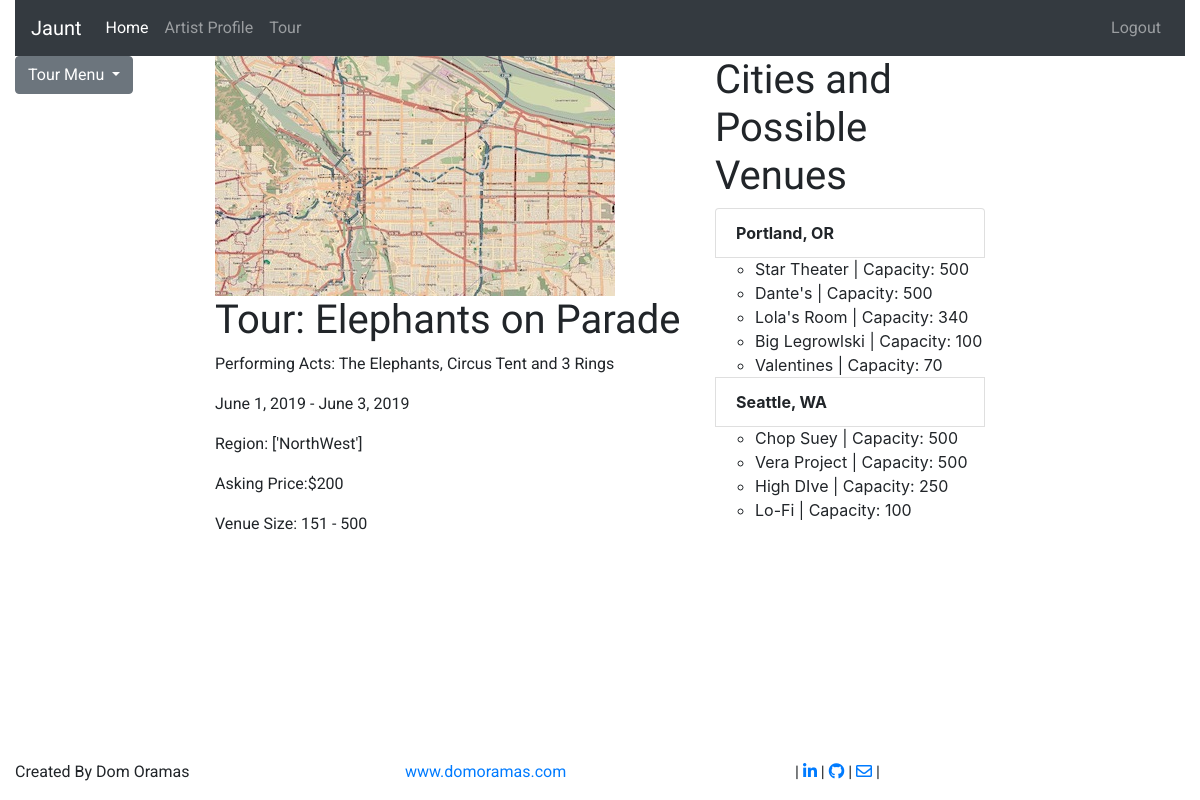
The page /tours/35/ (signed in) on the database its author committed.
### tours/models.py (models this page shows, shortened)
class Tour(models.Model):
  artist = models.ForeignKey(ArtistProfile, on_delete=models.CASCADE)
  tour_name = models.CharField(max_length= 200)
  performers = models.CharField(max_length= 200)
  guarantee = models.IntegerField()
  door_split = models.BooleanField(default=False)
  hotel_needed = models.BooleanField(default= False)
  venue_size = models.CharField(max_length= 20)
  date_start = models.DateField()
  date_end = models.DateField()
  region = models.CharField(max_length= 20)
  tour_pic= models.IntegerField(null=True, blank=True)
  city_list= models.TextField()

class City(models.Model):
  region = models.ForeignKey(Region, on_delete= models.CASCADE)
  city = models.CharField(max_length= 20)
  state = models.CharField(max_length = 2)
  priority = models.IntegerField()
  class Meta:
    verbose_name_plural = "Cities"

class Venue(models.Model):
  city = models.ForeignKey(City, on_delete= models.CASCADE)
  name = models.CharField(max_length= 30)
  capacity = models.IntegerField()
  address= models.CharField(max_length = 200, null=True, blank=True)

### tours/views.py (the view)
# urls.py: path('<int:pk>/', views.TourView.as_view(), name='tours_detail'),
class TourView(LoginRequiredMixin, DetailView):
  model = Tour
  template_name = "tours_detail.html"
  def get_context_data(self, **kwargs):
    context = super().get_context_data(**kwargs)
    cities = ast.literal_eval(self.object.city_list)
    context["cities"] = [City.objects.get(city= city[0]) for city in cities]
    return context

### templates/tours_detail.html (shortened to what this page needs)
{% extends 'base.html' %}
{% load static %}
{% block content %}
{% if user.is_authenticated %}
<div class = "row">
  <div class="col-2 bd-sidebar">
    <div class="dropdown">
  <a class="btn btn-secondary dropdown-toggle" href="#" role="button" id="dropdownMenuLink" data-toggle="dropdown" aria-haspopup="true" aria-expanded="false">
   Tour Menu
  </a>
</div>
  </div>
  <div class=" col-5 bd-content">
    <img src ="{% static 'images/street_map.jpg' %}" alt= "street map">
    <h1 class="bd-title">Tour: {{tour.tour_name}}</h1>
    <p class= "bd-lead">Performing Acts: {{tour.performers}}</p>
    <p class= "bd-lead">{{tour.date_start}} - {{tour.date_end}}</p>
    <p class= "bd-lead">Region: {{tour.region}} </p>
    <p class= "bd-lead">Asking Price:${{tour.guarantee}} </p>
    <p class= "bd-lead">Venue Size: {{tour.venue_size}} </p>
  </div>
      {% else %}
        <p>You are not logged in</p>
        <a href="{% url 'login' %}">login</a> |
        <a href="{% url 'signup' %}">sign up</a>
      {% endif %}
  <div class=" col-3 bd-content">
    <h1>Cities and Possible Venues</h1>
    <ul class="list-group list-group flush">
  {% for city in cities %}
    <li class="list-group-item"><strong> {{city.city}}, {{city.state}} </strong></li>
      <ul>
   {% for venue in city.venue_set.all %}
      <li> {{venue.name}} | Capacity: {{venue.capacity}} </li>
    {% endfor %}
      </ul>
  {% endfor %}
    </ul>
  </div>
{% endblock %}

### templates/base.html (shortened to what this page needs)
{% load static  %}
<!DOCTYPE html>
<html>
<head>
  <link rel="stylesheet" href="https://stackpath.bootstrapcdn.com/bootstrap/4.1.3/css/bootstrap.min.css">
  <link rel="stylesheet" href="https://use.fontawesome.com/releases/v5.6.3/css/all.css">
  <link rel= "stylesheet" href= "{% static 'css/base.css' %}">
</head>
<body class="container-fluid">
  <nav class="navbar sticky-top navbar-expand-lg navbar-dark bg-dark">
    <a class="navbar-brand" href="#">Jaunt</a>
    <div class="collapse navbar-collapse" id="navbarNavAltMarkup">
      <div class="navbar-nav">
        <a class="nav-item nav-link active" href="{% url 'home' %}">Home <span class="sr-only">(current)</span></a>
        <a class="nav-item nav-link" href="{% url 'artist_profile:artist_create' %}">Artist Profile</a>
        <a class="nav-item nav-link" href="{% url 'tours:tours_new'  %}">Tour</a>
      </div>
    <div class="navbar-nav flex-row ml-md-auto d-none d-md-flex">
      {% if user.is_authenticated %}
      <a class="nav-item nav-link" href="{% url 'logout' %}">Logout</a>
      {% else %}
      <a class="nav-item nav-link" href="{% url 'login' %}">Login</a>
      <a class="nav-item nav-link" href="{% url 'signup' %}">Sign Up</a>
      {% endif %}
    </div>
  </div>
  </nav>
    <main>
    {% block content %}
    {% endblock %}
    </main>
  <div class="row fixed-bottom container-fluid">
    <div class="col align-content-center">
      <p>Created By Dom Oramas</p>
    </div>
    <div class="col align-content-center">
      <p><a href="http://www.domoramas.com">www.domoramas.com</a></p>
    </div>
    <div class="col align-content-center">
      <p>| <a href="https://www.linkedin.com/in/damian-oramas-4797b2163/"><i class="fab fa-linkedin-in"></i></a> |
      <a href="https://github.com/domoramas"><i class="fab fa-github"></i></a> |
      <a href="mailto:"><i class="far fa-envelope"></i></a> | </p>
    </div>
  </div>
  </body>
</body>
</html>

### static/jaunt/css/base.css (style rules this page uses)
h1, h2, h3, h4, h5 { font-family: 'Changa One', cursive; }
p, a { font-family: 'Roboto', sans-serif; }
p { font-size: 12pt }

### rows shown on the page
Tour: tour_name "Elephants on Parade", performers "The Elephants, Circus Tent and 3 Rings", date_start "June 1, 2019", date_end "June 3, 2019", region "['NorthWest']", guarantee "200", venue_size "151 - 500"
City: city "Portland", state "OR"
Venue: name "Star Theater", capacity "500"
Venue: name "Dante's", capacity "500"
Venue: name "Lola's Room", capacity "340"
Venue: name "Big Legrowlski", capacity "100"
Venue: name "Valentines", capacity "70"
City: city "Seattle", state "WA"
Venue: name "Chop Suey", capacity "500"
Venue: name "Vera Project", capacity "500"
Venue: name "High DIve", capacity "250"
Venue: name "Lo-Fi", capacity "100"
